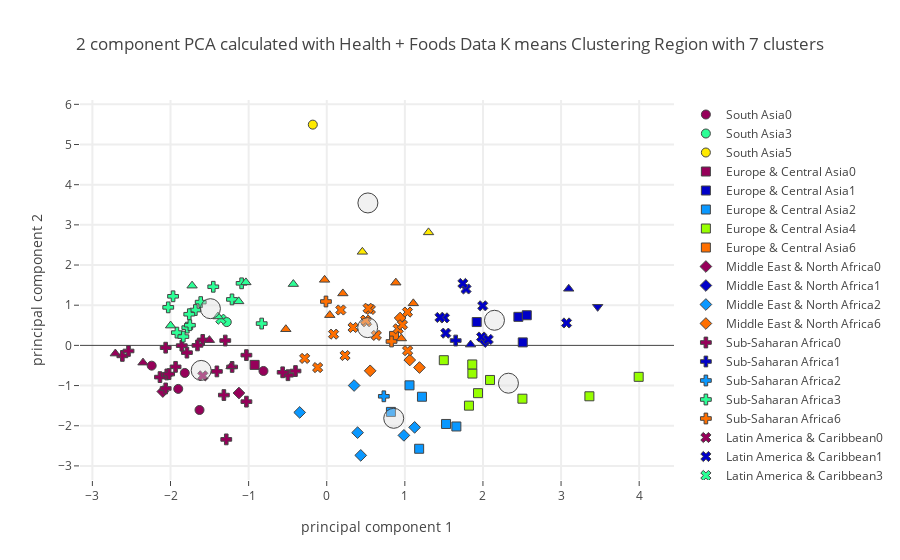

Notebook code cell kept with this figure:
### Code cell
plot_plotly(protein_group_merged_stunting_ow_master_df,"Region",region_centers_health,7,"Health + Foods",'')

### Figure 1 — Plotly figure (JSON) as saved in the notebook; plotly's stock layout.template omitted (floating-point values rounded to 4 significant figures)
{"data": [{"marker": {"color": "rgb(150,0,90)", "line": {"width": 1}, "size": 9, "symbol": 0}, "mode": "markers", "name": "South Asia0", "text": ["Afghanistan", "Bangladesh", "India", "Nepal", "Pakistan"], "type": "scatter", "uid": "c93a02fe-d60f-4b7d-b1c8-2e56547cb819", "x": [-1.629, -2.241, -1.817, -1.901, -0.81], "y": [-1.608, -0.5048, -0.6863, -1.083, -0.637]}, {"marker": {"color": "rgb(0,0,200)", "line": {"width": 1}, "size": 9, "symbol": 0}, "mode": "markers", "name": "South Asia1", "text": [], "type": "scatter", "uid": "5108949b-c4e4-409d-ba17-7735cfe48c10", "x": [], "y": []}, {"marker": {"color": "rgb(10,152,255)", "line": {"width": 1}, "size": 9, "symbol": 0}, "mode": "markers", "name": "South Asia2", "text": [], "type": "scatter", "uid": "d74f62db-e527-43cc-ab2a-2bf8f92c8f64", "x": [], "y": []}, {"marker": {"color": "rgb(44,255,150)", "line": {"width": 1}, "size": 9, "symbol": 0}, "mode": "markers", "name": "South Asia3", "text": ["Sri Lanka"], "type": "scatter", "uid": "95c99540-34f1-4e42-8b4f-a51865c95732", "x": [-1.28], "y": [0.5799]}, {"marker": {"color": "rgb(151,255,0)", "line": {"width": 1}, "size": 9, "symbol": 0}, "mode": "markers", "name": "South Asia4", "text": [], "type": "scatter", "uid": "be4d47c6-5850-495b-8d14-d4e25cab9710", "x": [], "y": []}, {"marker": {"color": "rgb(255,234,0)", "line": {"width": 1}, "size": 9, "symbol": 0}, "mode": "markers", "name": "South Asia5", "text": ["Maldives"], "type": "scatter", "uid": "e0276f10-7202-4ba9-841d-cfbd6a30f6ea", "x": [-0.1782], "y": [5.495]}, {"marker": {"color": "rgb(255,111,0)", "line": {"width": 1}, "size": 9, "symbol": 0}, "mode": "markers", "name": "South Asia6", "text": [], "type": "scatter", "uid": "0d007d58-f2b8-443c-b6f0-5bf71e6b694c", "x": [], "y": []}, {"marker": {"color": "rgb(150,0,90)", "line": {"width": 1}, "size": 9, "symbol": 1}, "mode": "markers", "name": "Europe & Central Asia0", "text": ["Tajikistan"], "type": "scatter", "uid": "a5cee60b-08f6-44ca-a53f-4ab5c74fb905", "x": [-0.9231], "y": [-0.4854]}, {"marker": {"color": "rgb(0,0,200)", "line": {"width": 1}, "size": 9, "symbol": 1}, "mode": "markers", "name": "Europe & Central Asia1", "text": ["Belarus", "Czechia", "Germany", "Kazakhstan"], "type": "scatter", "uid": "9c079c3c-391b-449c-9c9e-f9c78f0b6eac", "x": [2.454, 1.92, 2.561, 2.51], "y": [0.7105, 0.5804, 0.7503, 0.07444]}, {"marker": {"color": "rgb(10,152,255)", "line": {"width": 1}, "size": 9, "symbol": 1}, "mode": "markers", "name": "Europe & Central Asia2", "text": ["Azerbaijan", "Georgia", "Kyrgyzstan", "Turkey", "Turkmenistan", "Uzbekistan"], "type": "scatter", "uid": "fc67b36f-bb3b-4bf5-aa6f-41015600e450", "x": [1.183, 1.66, 1.06, 1.528, 1.219, 0.8219], "y": [-2.573, -2.018, -0.9944, -1.956, -1.279, -1.656]}, {"marker": {"color": "rgb(44,255,150)", "line": {"width": 1}, "size": 9, "symbol": 1}, "mode": "markers", "name": "Europe & Central Asia3", "text": [], "type": "scatter", "uid": "ccc3b679-7633-4962-bb57-dbdd7b6a1d24", "x": [], "y": []}, {"marker": {"color": "rgb(151,255,0)", "line": {"width": 1}, "size": 9, "symbol": 1}, "mode": "markers", "name": "Europe & Central Asia4", "text": ["Albania", "Armenia", "Bosnia and Herzegovina", "Bulgaria", "Montenegro", "Romania", "Serbia", "Republic of North Macedonia", "Ukraine"], "type": "scatter", "uid": "3240a106-3e41-4988-bf74-378c51285d1c", "x": [3.363, 2.091, 1.821, 1.865, 3.994, 1.937, 1.863, 1.499, 2.505], "y": [-1.267, -0.8608, -1.5, -0.7013, -0.783, -1.189, -0.4745, -0.3689, -1.327]}, {"marker": {"color": "rgb(255,234,0)", "line": {"width": 1}, "size": 9, "symbol": 1}, "mode": "markers", "name": "Europe & Central Asia5", "text": [], "type": "scatter", "uid": "f9d22617-53ef-4e2d-9027-987cf6e0ccfc", "x": [], "y": []}, {"marker": {"color": "rgb(255,111,0)", "line": {"width": 1}, "size": 9, "symbol": 1}, "mode": "markers", "name": "Europe & Central Asia6", "text": ["Republic of Moldova"], "type": "scatter", "uid": "5132bb1b-71e0-48a6-95c4-8ae3505c6ba4", "x": [0.8618], "y": [0.2355]}, {"marker": {"color": "rgb(150,0,90)", "line": {"width": 1}, "size": 9, "symbol": 2}, "mode": "markers", "name": "Middle East & North Africa0", "text": ["Djibouti", "Yemen"], "type": "scatter", "uid": "e601c2c7-8d5e-410d-9baa-bf7a9c011ca9", "x": [-1.124, -2.099], "y": [-1.186, -1.149]}, {"marker": {"color": "rgb(0,0,200)", "line": {"width": 1}, "size": 9, "symbol": 2}, "mode": "markers", "name": "Middle East & North Africa1", "text": ["Kuwait"], "type": "scatter", "uid": "22cb1156-ea77-4535-88f5-994a7b598cc9", "x": [2.029], "y": [0.09389]}, {"marker": {"color": "rgb(10,152,255)", "line": {"width": 1}, "size": 9, "symbol": 2}, "mode": "markers", "name": "Middle East & North Africa2", "text": ["Algeria", "Egypt", "Iran (Islamic Republic of)", "Iraq", "Morocco", "Tunisia"], "type": "scatter", "uid": "ab5b4d0a-58a7-47b0-abdb-ce9bbfe59ece", "x": [0.988, 0.4355, 0.3506, -0.3461, 0.395, 1.125], "y": [-2.24, -2.738, -0.9991, -1.669, -2.172, -2.041]}, {"marker": {"color": "rgb(44,255,150)", "line": {"width": 1}, "size": 9, "symbol": 2}, "mode": "markers", "name": "Middle East & North Africa3", "text": [], "type": "scatter", "uid": "3dea8160-099f-40cb-9ae1-9b56db0dfdd2", "x": [], "y": []}, {"marker": {"color": "rgb(151,255,0)", "line": {"width": 1}, "size": 9, "symbol": 2}, "mode": "markers", "name": "Middle East & North Africa4", "text": [], "type": "scatter", "uid": "5dd65cd6-140a-4a5a-8e51-da6277e396f9", "x": [], "y": []}, {"marker": {"color": "rgb(255,234,0)", "line": {"width": 1}, "size": 9, "symbol": 2}, "mode": "markers", "name": "Middle East & North Africa5", "text": [], "type": "scatter", "uid": "7fb18d7f-51b3-4711-96ff-6b38a92bf1f8", "x": [], "y": []}, {"marker": {"color": "rgb(255,111,0)", "line": {"width": 1}, "size": 9, "symbol": 2}, "mode": "markers", "name": "Middle East & North Africa6", "text": ["Jordan", "Lebanon", "Oman", "Saudi Arabia"], "type": "scatter", "uid": "d07a923f-2b23-4f68-a0a2-35a1180b8ae8", "x": [0.5563, 1.187, 0.9397, 1.063], "y": [-0.633, -0.5512, 0.6818, -0.3642]}, {"marker": {"color": "rgb(150,0,90)", "line": {"width": 1}, "size": 9, "symbol": 3}, "mode": "markers", "name": "Sub-Saharan Africa0", "text": ["Botswana", "Burkina Faso", "Cameroon", "Chad", "Ethiopia", "Gambia", "Guinea", "Guinea-Bissau", "Kenya", "Lesotho", "Madagascar", "Malawi", "Mali", "Mauritania", "Mozambique", "Niger", "Nigeria", "Senegal", "Eswatini", "Togo", "Zambia", "Zimbabwe"], "type": "scatter", "uid": "dbf48d5c-90d7-4065-af3c-6f685abab50f", "x": [-0.3999, -1.317, -1.587, -2.135, -2.062, -1.406, -1.79, -1.655, -1.028, -1.286, -2.616, -2.048, -1.028, -0.4965, -2.062, -2.018, -2.538, -1.299, -0.5644, -1.856, -1.935, -1.211], "y": [-0.6384, -1.236, 0.1363, -0.7897, -1.072, -0.6479, -0.1801, -0.0003974, -0.2425, -2.34, -0.2618, -0.724, -1.401, -0.7427, -0.05744, -0.7139, -0.1392, 0.1201, -0.67, -0.006796, -0.5347, -0.5367]}, {"marker": {"color": "rgb(0,0,200)", "line": {"width": 1}, "size": 9, "symbol": 3}, "mode": "markers", "name": "Sub-Saharan Africa1", "text": ["Sudan"], "type": "scatter", "uid": "50a705dc-925a-4702-8d6f-7471d0ad2373", "x": [1.651], "y": [0.1204]}, {"marker": {"color": "rgb(10,152,255)", "line": {"width": 1}, "size": 9, "symbol": 3}, "mode": "markers", "name": "Sub-Saharan Africa2", "text": ["South Africa"], "type": "scatter", "uid": "508c9ca6-c5e4-4019-8ddb-7906987a3dc4", "x": [0.7311], "y": [-1.267]}, {"marker": {"color": "rgb(44,255,150)", "line": {"width": 1}, "size": 9, "symbol": 3}, "mode": "markers", "name": "Sub-Saharan Africa3", "text": ["Angola", "Benin", "Central African Republic", "Congo", "Côte d'Ivoire", "Ghana", "Liberia", "Namibia", "Rwanda", "Sao Tome and Principe", "Sierra Leone", "Uganda", "United Republic of Tanzania"], "type": "scatter", "uid": "b9a9501a-c9e2-40a9-bd5f-c95ab40201e0", "x": [-1.682, -1.785, -1.967, -1.09, -1.76, -1.453, -1.918, -0.8327, -2.029, -1.213, -1.752, -1.613, -1.836], "y": [0.8798, 0.4422, 1.222, 1.545, 0.7755, 1.459, 0.3176, 0.5429, 0.9464, 1.144, 0.5024, 1.077, 0.2185]}, {"marker": {"color": "rgb(151,255,0)", "line": {"width": 1}, "size": 9, "symbol": 3}, "mode": "markers", "name": "Sub-Saharan Africa4", "text": [], "type": "scatter", "uid": "03e81dfb-363a-42a1-ac75-4c8e2d8cb87b", "x": [], "y": []}, {"marker": {"color": "rgb(255,234,0)", "line": {"width": 1}, "size": 9, "symbol": 3}, "mode": "markers", "name": "Sub-Saharan Africa5", "text": [], "type": "scatter", "uid": "d85e6c9b-3394-485d-a484-c98fc3915d55", "x": [], "y": []}, {"marker": {"color": "rgb(255,111,0)", "line": {"width": 1}, "size": 9, "symbol": 3}, "mode": "markers", "name": "Sub-Saharan Africa6", "text": ["Gabon", "Mauritius"], "type": "scatter", "uid": "5efaf333-7ac1-4f12-8079-3d071dfc5caf", "x": [-0.00999, 0.8297], "y": [1.093, 0.09742]}, {"marker": {"color": "rgb(150,0,90)", "line": {"width": 1}, "size": 9, "symbol": 4}, "mode": "markers", "name": "Latin America & Caribbean0", "text": ["Guatemala"], "type": "scatter", "uid": "76b0215c-aa09-43a1-80bc-55e788ac8c48", "x": [-1.587], "y": [-0.7588]}, {"marker": {"color": "rgb(0,0,200)", "line": {"width": 1}, "size": 9, "symbol": 4}, "mode": "markers", "name": "Latin America & Caribbean1", "text": ["Argentina", "Barbados", "Brazil", "Chile", "Costa Rica", "Paraguay", "Saint Lucia", "Trinidad and Tobago", "Uruguay"], "type": "scatter", "uid": "43fb9843-7674-4712-9ff5-661d5a16ad32", "x": [3.07, 1.783, 1.997, 1.982, 1.507, 1.524, 1.743, 1.449, 2.067], "y": [0.5579, 1.404, 0.9849, 0.2082, 0.685, 0.3043, 1.541, 0.6957, 0.1477]}, {"marker": {"color": "rgb(10,152,255)", "line": {"width": 1}, "size": 9, "symbol": 4}, "mode": "markers", "name": "Latin America & Caribbean2", "text": [], "type": "scatter", "uid": "8fe7055f-6cda-46d3-98be-afc699d199d5", "x": [], "y": []}, {"marker": {"color": "rgb(44,255,150)", "line": {"width": 1}, "size": 9, "symbol": 4}, "mode": "markers", "name": "Latin America & Caribbean3", "text": ["Haiti"], "type": "scatter", "uid": "4f3b4095-f207-4d99-85ba-a26cd19a3361", "x": [-1.355], "y": [0.6523]}, {"marker": {"color": "rgb(151,255,0)", "line": {"width": 1}, "size": 9, "symbol": 4}, "mode": "markers", "name": "Latin America & Caribbean4", "text": [], "type": "scatter", "uid": "b9dc9002-1716-430c-bd05-323dfae54490", "x": [], "y": []}, {"marker": {"color": "rgb(255,234,0)", "line": {"width": 1}, "size": 9, "symbol": 4}, "mode": "markers", "name": "Latin America & Caribbean5", "text": [], "type": "scatter", "uid": "7b064a9b-113b-41da-85ec-20300206072b", "x": [], "y": []}, {"marker": {"color": "rgb(255,111,0)", "line": {"width": 1}, "size": 9, "symbol": 4}, "mode": "markers", "name": "Latin America & Caribbean6", "text": ["Belize", "Bolivia (Plurinational State of)", "Colombia", "Dominican Republic", "Ecuador", "El Salvador", "Guyana", "Honduras", "Jamaica", "Mexico", "Nicaragua", "Panama", "Peru", "Suriname", "Venezuela (Bolivarian Republic of)"], "type": "scatter", "uid": "0d2660f9-97d5-484e-8834-40c2763d4491", "x": [0.3369, 0.6352, 0.5584, 0.5301, 0.5094, 0.2343, 0.4978, -0.2824, 1.034, 1.035, -0.1164, 0.9149, 0.08766, 0.1804, 0.9693], "y": [0.4458, 0.2486, 0.8943, 0.9246, 0.5888, -0.2521, 0.6285, -0.3243, 0.8288, -0.1313, -0.5526, 0.4126, 0.2794, 0.8808, 0.5141]}, {"marker": {"color": "rgb(150,0,90)", "line": {"width": 1}, "size": 9, "symbol": 5}, "mode": "markers", "name": "East Asia & Pacific0", "text": ["Democratic People's Republic of Korea", "Indonesia", "Lao People's Democratic Republic", "Timor-Leste"], "type": "scatter", "uid": "9cd4ac8a-92e9-4d71-97d3-07c58b6d969d", "x": [-1.502, -1.224, -2.352, -2.706], "y": [0.1303, -0.5226, -0.4297, -0.2039]}, {"marker": {"color": "rgb(0,0,200)", "line": {"width": 1}, "size": 9, "symbol": 5}, "mode": "markers", "name": "East Asia & Pacific1", "text": ["Australia", "Mongolia"], "type": "scatter", "uid": "511f05a5-9108-409b-aeae-01ccddd77acf", "x": [3.098, 1.842], "y": [1.409, 0.01944]}, {"marker": {"color": "rgb(10,152,255)", "line": {"width": 1}, "size": 9, "symbol": 5}, "mode": "markers", "name": "East Asia & Pacific2", "text": [], "type": "scatter", "uid": "c2aee232-c3ad-49c1-bb9a-ee53df839050", "x": [], "y": []}, {"marker": {"color": "rgb(44,255,150)", "line": {"width": 1}, "size": 9, "symbol": 5}, "mode": "markers", "name": "East Asia & Pacific3", "text": ["Cambodia", "Kiribati", "Myanmar", "Philippines", "Solomon Islands", "Vanuatu"], "type": "scatter", "uid": "28f3e358-83d9-42df-a660-1783b31b4a8f", "x": [-1.999, -0.4276, -1.127, -1.392, -1.724, -1.035], "y": [0.4925, 1.526, 1.096, 0.719, 1.486, 1.568]}, {"marker": {"color": "rgb(151,255,0)", "line": {"width": 1}, "size": 9, "symbol": 5}, "mode": "markers", "name": "East Asia & Pacific4", "text": [], "type": "scatter", "uid": "788da4d1-3dab-426e-9481-9747d0b6a450", "x": [], "y": []}, {"marker": {"color": "rgb(255,234,0)", "line": {"width": 1}, "size": 9, "symbol": 5}, "mode": "markers", "name": "East Asia & Pacific5", "text": ["Japan", "Samoa"], "type": "scatter", "uid": "e1869382-8e00-4ba5-9334-db2482009a52", "x": [0.4562, 1.303], "y": [2.329, 2.813]}, {"marker": {"color": "rgb(255,111,0)", "line": {"width": 1}, "size": 9, "symbol": 5}, "mode": "markers", "name": "East Asia & Pacific6", "text": ["Brunei Darussalam", "China", "Fiji", "Malaysia", "Republic of Korea", "Thailand", "Viet Nam"], "type": "scatter", "uid": "38cae690-ac21-4aa1-ab38-4764e7949e7c", "x": [1.109, 0.9558, 0.2066, -0.02738, 0.8848, 0.03895, -0.5235], "y": [1.046, 0.172, 1.293, 1.632, 1.561, 0.7529, 0.4022]}, {"marker": {"color": "rgb(150,0,90)", "line": {"width": 1}, "size": 9, "symbol": 6}, "mode": "markers", "name": "North America0", "text": [], "type": "scatter", "uid": "36949b5f-5e80-47bc-97d9-2e9e0f232169", "x": [], "y": []}, {"marker": {"color": "rgb(0,0,200)", "line": {"width": 1}, "size": 9, "symbol": 6}, "mode": "markers", "name": "North America1", "text": ["United States of America"], "type": "scatter", "uid": "3e67ad9f-3db1-4ae9-8389-77209402d7c1", "x": [3.469], "y": [0.9598]}, {"marker": {"color": "rgb(10,152,255)", "line": {"width": 1}, "size": 9, "symbol": 6}, "mode": "markers", "name": "North America2", "text": [], "type": "scatter", "uid": "07589497-32d1-403b-a0d4-f5d0c77bca46", "x": [], "y": []}, {"marker": {"color": "rgb(44,255,150)", "line": {"width": 1}, "size": 9, "symbol": 6}, "mode": "markers", "name": "North America3", "text": [], "type": "scatter", "uid": "0428a614-e116-4a33-9ea7-ebc76a73d326", "x": [], "y": []}, {"marker": {"color": "rgb(151,255,0)", "line": {"width": 1}, "size": 9, "symbol": 6}, "mode": "markers", "name": "North America4", "text": [], "type": "scatter", "uid": "9b5a22fc-5778-4370-81ba-58dab4735de4", "x": [], "y": []}, {"marker": {"color": "rgb(255,234,0)", "line": {"width": 1}, "size": 9, "symbol": 6}, "mode": "markers", "name": "North America5", "text": [], "type": "scatter", "uid": "e62913b8-1d12-4102-9b70-8e5899056b19", "x": [], "y": []}, {"marker": {"color": "rgb(255,111,0)", "line": {"width": 1}, "size": 9, "symbol": 6}, "mode": "markers", "name": "North America6", "text": [], "type": "scatter", "uid": "13945e51-27dc-451b-9cba-a5c5f678ea1c", "x": [], "y": []}, {"marker": {"color": "rgba(220, 220, 220, .4)", "line": {"width": 1}, "size": 20}, "mode": "markers", "name": "Center", "type": "scatter", "uid": "e513f15e-58fa-4139-9f9b-e3dd5c8e297e", "x": [-1.607, 2.148, 0.8577, -1.489, 2.326, 0.5271, 0.524], "y": [-0.623, 0.6248, -1.816, 0.9139, -0.9414, 3.546, 0.4415]}], "layout": {"hovermode": "closest", "showlegend": true, "title": {"text": "2 component PCA calculated with Health + Foods Data K means Clustering Region with 7 clusters"}, "xaxis": {"gridwidth": 2, "ticklen": 5, "title": {"text": "principal component 1"}, "zeroline": false}, "yaxis": {"gridwidth": 2, "ticklen": 5, "title": {"text": "principal component 2"}}}}
